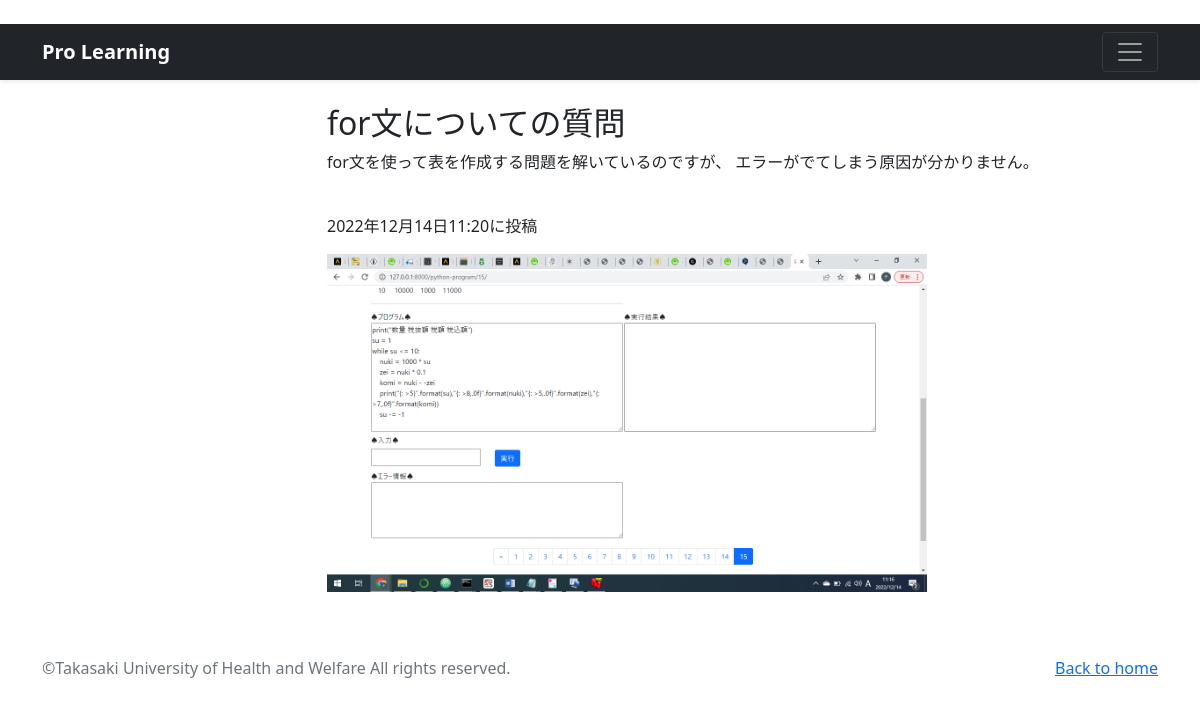
The page /post-detail/1 (signed in) on the database its author committed.
### base/models.py (models this page shows, shortened)
class Post(models.Model):
    user = models.ForeignKey(
        CustomUser,
        verbose_name='ユーザー',
        on_delete=models.CASCADE
        )
    category = models.ForeignKey(
        Category,
        verbose_name='カテゴリ',
        on_delete=models.PROTECT
        )
    title = models.CharField(
        verbose_name='タイトル', # フィールドのタイトル
        max_length=200        # 最大文字数は200
        )
    comment = models.TextField(
        verbose_name='コメント',  # フィールドのタイトル
        )
    image1 = models.ImageField(
        verbose_name='イメージ1',# フィールドのタイトル
        upload_to = 'photos',  # MEDIA_ROOT以下のphotosにファイルを保存
        blank=True,            # フィールド値の設定は必須でない
        null=True              # データベースにnullが保存されることを許容
        )
    image2 = models.ImageField(
        verbose_name='イメージ2',# フィールドのタイトル
        upload_to = 'photos',  # MEDIA_ROOT以下のphotosにファイルを保存
        blank=True,            # フィールド値の設定は必須でない
        null=True              # データベースにnullが保存されることを許容
        )
    posted_at = models.DateTimeField(
        verbose_name='投稿日時', # フィールドのタイトル
        auto_now_add=True       # 日時を自動追加
        )

### base/views.py (the view)
class DetailView(DetailView):
    template_name ='detail.html'
    model = Post

### base/templates/detail.html (shortened to what this page needs)
{% extends 'base.html' %}
      {% block contents %}
      <br>
      <div class="container">
        <div class="row">
          <div class="col offset-3">
            <h2>{{object.title}}</h2>
            <p>{{object.comment}}</p>
            <br>
            <p>{{object.posted_at}}に投稿</p>
            {% if object.image1 %}
            <p><img src="{{ object.image1.url }}" width="600"></img></p>
            {% endif %}
          </div>
        </div>
      </div>
      {% endblock %}

### rows shown on the page
Post: title "for文についての質問", comment "for文を使って表を作成する問題を解いているのですが、 エラーがでてしまう原因が分かりません。", posted_at "2022年12月14日11:20", image1 (picture)
